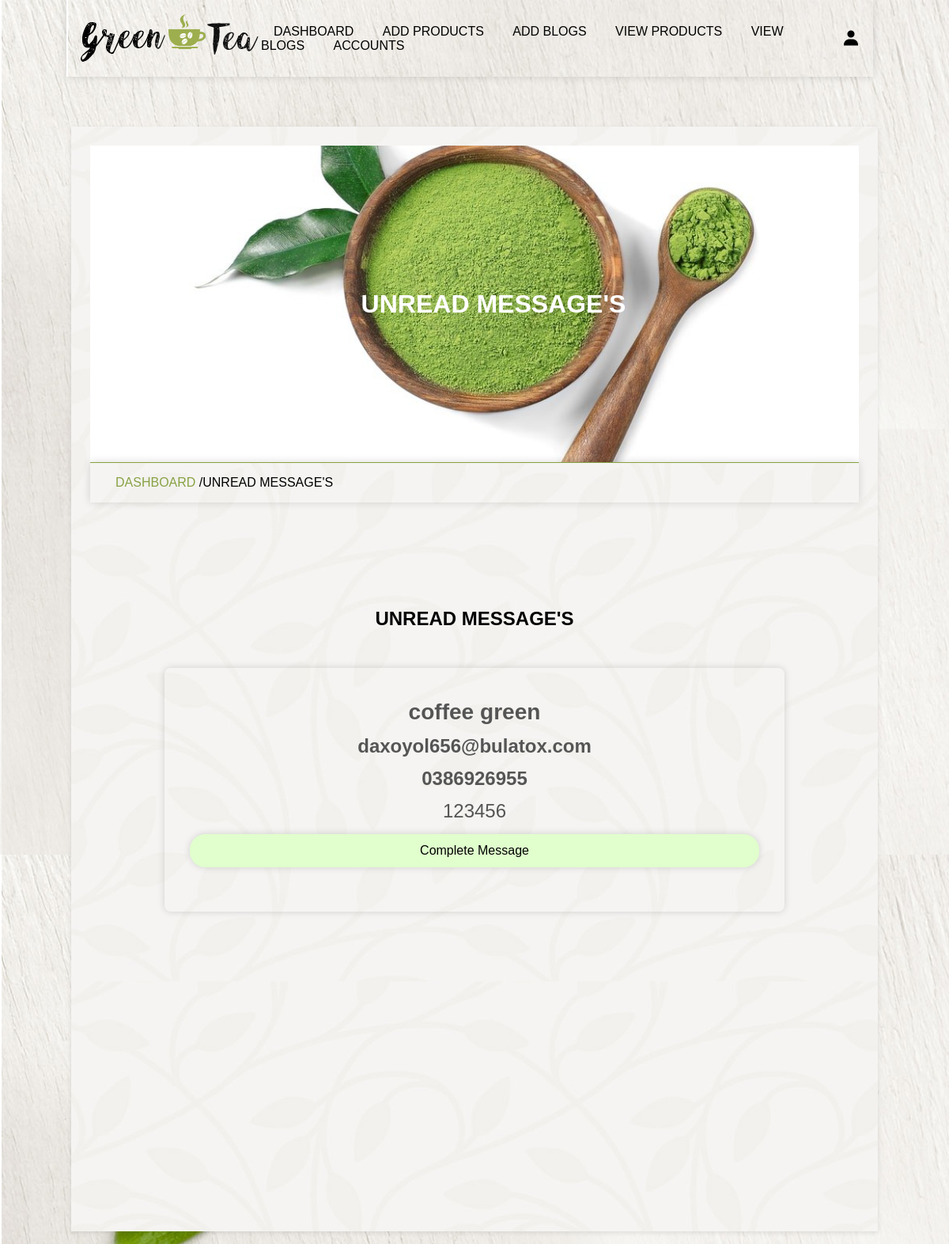
/message.php (signed in), run on the app's committed database.
### tables this page shows
CREATE TABLE `message` (
  `id` varchar(20) NOT NULL,
  `user_id` varchar(20) NOT NULL,
  `name` varchar(50) NOT NULL,
  `email` varchar(100) NOT NULL,
  `message` varchar(500) NOT NULL,
  `number` varchar(100) DEFAULT NULL,
  `status` varchar(100) DEFAULT NULL
);

### message.php (the view, shortened to what this page needs)
<?php
include 'connect.php';
?>
<!DOCTYPE html>
<html lang="en">
<head>
<link href='https://unpkg.com/boxicons@2.1.4/css/boxicons.min.css' rel='stylesheet'>
<link rel ="stylesheet" type = "text/css" href="backend.css?v=<?php echo time(); ?>">
</head>
<body>
<?php  include 'admin_header.php'; ?>
    <div class="main">
        <div class = "banner">
            <h1>unread message's</h1>
        </div>
        <div class = "title2">
            <a href="dashboard.php">dashboard</a><span> /unread message's</span>
        </div>
        <section class = "accounts">
            <h1 class="heading">unread message's</h1>
            <div class = "box-container ">
                <?php
                    $select_message = $conn->prepare("select * from `message` where status = 'initial'");
                    $select_message->execute();
                    if($select_message->rowCount() > 0 ){
                        while($fetch_message = $select_message->fetch(PDO::FETCH_ASSOC)){
                ?>
                <div class = "box">
                    <h3 class ="name"><?= $fetch_message['name'];?></h3>
                    <h4 class="email"><?= $fetch_message['email'];?></h4>
                    <h4 class="number"><?= $fetch_message['number'];?></h4>
                    <p><?=$fetch_message['message']; ?></p>
                    <form action="" method="post" class="flex-btn">
                        <button type="submit"
                        name="read_message"
                        class="btn"
                        onclick="return confirm('Mark this message as complete?');">complete message</button>
                    </form>
                </div>
                <?php
                        }
                    }else{
                        echo '
                            <div class = "empty">
                                <p>no message send yet</p>
                            </div>
                        ';
                    }
                ?>
            </div>
        </section>
    </div>
</body>
</html>

### backend.css (style rules this page uses)
* { margin: 0; padding: 0; box-sizing: border-box; }
:root { --green: #87a243; --light-green: #e0ffcd; --box-shadow: 0 0 10px rgba(0 0 0/15%); }
html { font-size: 16px; -ms-overflow-style: scrollbar; -webkkit-tap-highlight-color: transparent; font-family: sans-serif; --ms-text-size-adjust: 100%; -webkit-text-size-djust: 100%; }
body { background-image: url('img/body-bg.jpg'); width: 100%; }
.main { width: 85vw; background: url('img/bg.jpg'); box-shadow: 0 2px 6px 0 rgb(0 0 0 / 10%); margin: 1rem auto; margin-top: 10rem; padding: 2%; }
a { text-decoration: none; }
.btn { line-height: 2; background-color: var(--light-green); padding: 5px 35px; display: inline-block; border-radius: 20px; color: #000; text-transform: capitalize; font-family: inherit; font-size: 16px; cursor: pointer; user-select: none; position: relative; overflow: hidden; vertical-align: middle; transition: color 0.3s ease; z-index: 2; }
.btn::before { position: absolute; content: ''; left: 0; top: 0; background: var(--green); color: #fff; height: 100%; width: 0; z-index: -1; transition: width .3s ease; }
input, textarea, select, button { background: transparent; border-radius: 20px; border: none; outline: none; padding: 1rem; margin: .1rem 0; width: 100%; box-shadow: var(--box-shadow); font-size: 20px; background-color: #fff; }
.box-container { display: grid; grid-template-columns: repeat(auto-fit, minmax(30rem, 1fr)); align-items: center; justify-content: center; }
.box-container .box { margin: 1rem; }
.heading { text-align: center; text-transform: uppercase; padding: 1rem; margin-bottom: 1rem; }
section, .post-editor { width: 75 vw; min-height: 100vh; border-radius: 10px; padding: 4%; margin: 8% 4%; margin-bottom: 2%; }
.flex-btn { display: flex; justify-content: space-evenly }
.flex-btn .btn { margin: .5rem; }
.banner { background-image: url('img/banner.jpg'); background-size: cover; background-position: center; background-color: var(--green); width: 100%; height: 50vh; text-align: center; display: flex; justify-content: center; align-items: center; }
.banner h1 { text-transform: uppercase; color: #fff; margin-left: 3rem; }
.title2 { border-top: 1px solid var(--green); padding: 1rem 2rem; text-transform: uppercase; box-shadow: var(--box-shadow); }
.title2 a { color: var(--green); }
.accounts .box-container .box { font-size: 1.5rem; text-align: center; box-shadow: var(--box-shadow); border-radius: .5rem; text-align: center; padding: 2rem 1.5rem; padding-bottom: 3rem; line-height: 1.7; color: #555; }
button { padding: 10px; background-color: var(--green); color: white; border: none; border-radius: 5px; margin: 5px; }

### data on the page
message: name "coffee green", email "daxoyol656@bulatox.com", number "0386926955", message "123456"
